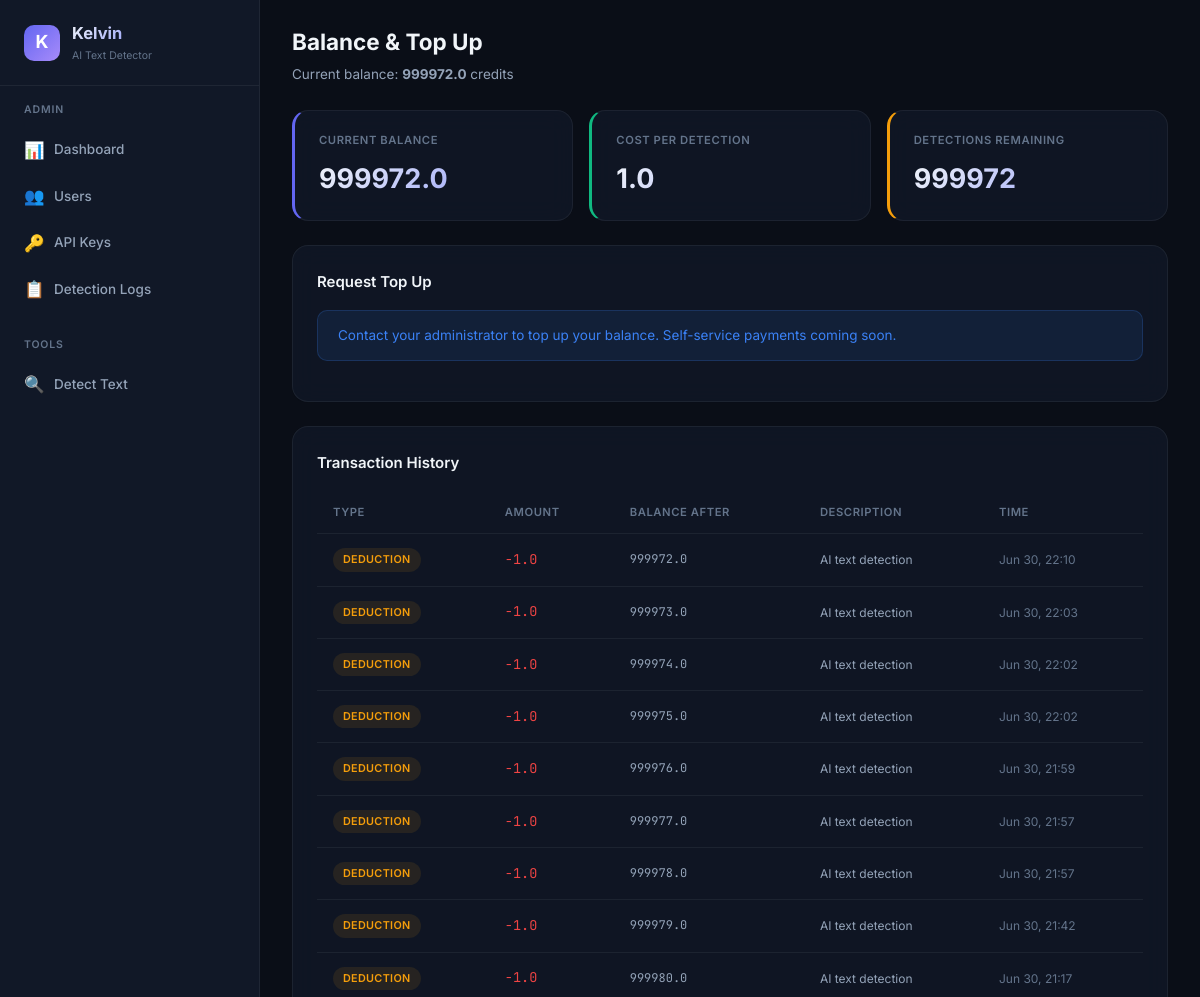
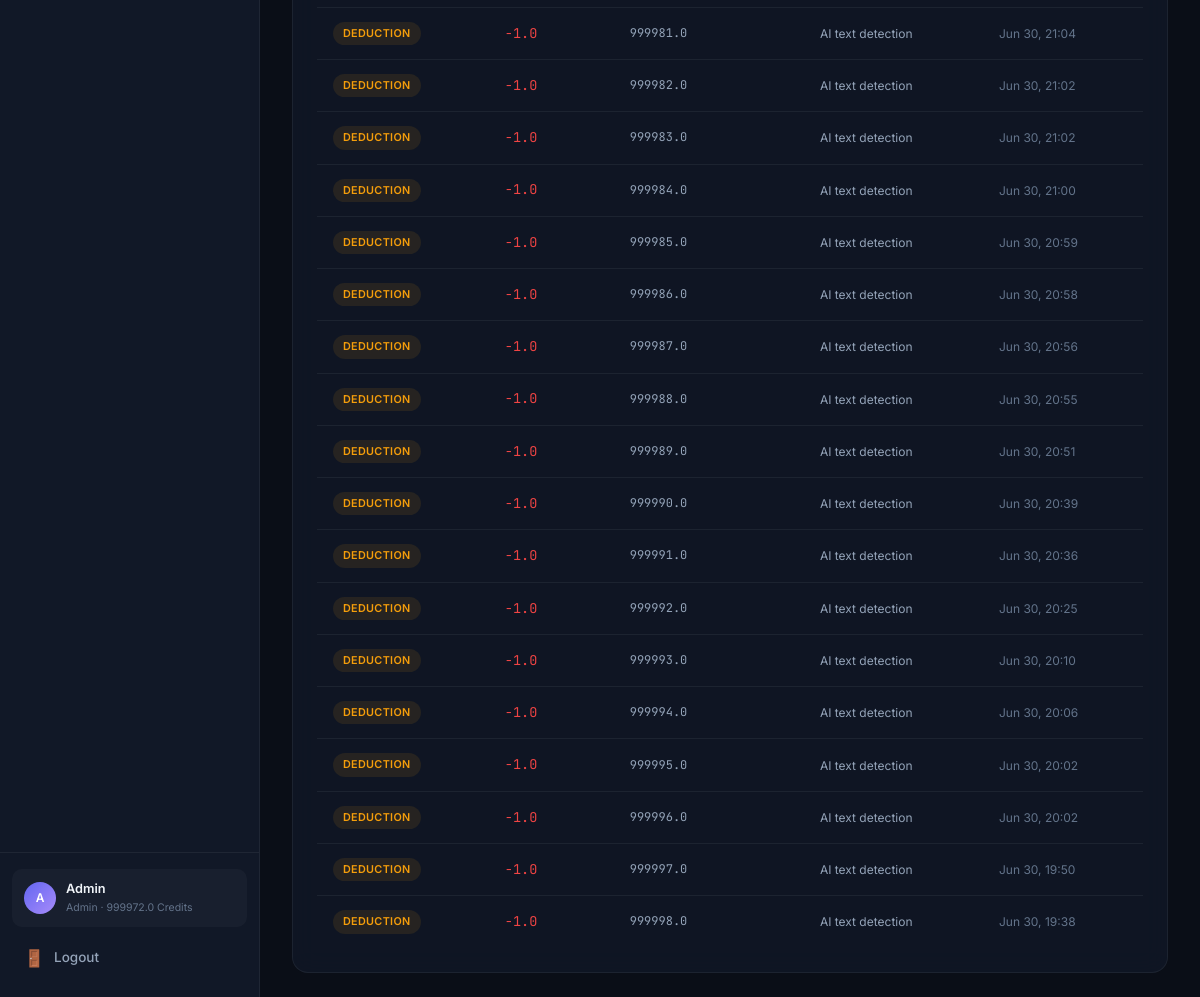
/dashboard/topup (signed in), run on the app's committed database (2 pictures, top to bottom).
### database.py (models this page shows, shortened)
class User(Base):
    __tablename__ = "users"
    id = Column(Integer, primary_key=True, autoincrement=True)
    email = Column(String(255), unique=True, nullable=False, index=True)
    password_hash = Column(String(255), nullable=False)
    display_name = Column(String(100), nullable=False)
    role = Column(String(20), nullable=False, default="user")  # "admin" or "user"
    balance = Column(Float, nullable=False, default=100.0)
    is_active = Column(Boolean, nullable=False, default=True)
    created_at = Column(DateTime, nullable=False, default=datetime.utcnow)
    api_keys = relationship("APIKeyRecord", back_populates="user", lazy="dynamic")
    detection_logs = relationship("DetectionLog", back_populates="user", lazy="dynamic")
    transactions = relationship("BalanceTransaction", back_populates="user", lazy="dynamic")

class BalanceTransaction(Base):
    __tablename__ = "balance_transactions"
    id = Column(Integer, primary_key=True, autoincrement=True)
    user_id = Column(Integer, ForeignKey("users.id"), nullable=False, index=True)
    amount = Column(Float, nullable=False)  # positive = credit, negative = debit
    type = Column(String(20), nullable=False)  # "topup", "deduction", "refund", "signup_bonus"
    description = Column(String(255), nullable=True)
    balance_after = Column(Float, nullable=True)
    created_at = Column(DateTime, nullable=False, default=datetime.utcnow)
    user = relationship("User", back_populates="transactions")

### detect-ai.py (the view)
@app.get("/dashboard/topup", response_class=HTMLResponse)
async def user_topup_page(request: Request, db: Session = Depends(get_db_session)):
    user = _require_web_user(request, db)
    transactions = db.query(BalanceTransaction).filter(BalanceTransaction.user_id == user.id).order_by(desc(BalanceTransaction.created_at)).limit(50).all()
    return _render(request, db, "user/topup.html", transactions=transactions)

### templates/user/topup.html (shortened to what this page needs)
{% extends "base.html" %}
{% set active_page = 'user-topup' %}
{% block page_header %}
<div class="page-header">
    <h2>Balance & Top Up</h2>
    <p>Current balance: <strong>{{ user.balance | round(1) }}</strong> credits</p>
</div>
{% endblock %}
{% block content %}
<div class="stats-grid">
    <div class="stat-card accent">
        <div class="stat-label">Current Balance</div>
        <div class="stat-value">{{ user.balance | round(1) }}</div>
    </div>
    <div class="stat-card green">
        <div class="stat-label">Cost Per Detection</div>
        <div class="stat-value">1.0</div>
    </div>
    <div class="stat-card yellow">
        <div class="stat-label">Detections Remaining</div>
        <div class="stat-value">{{ user.balance | int }}</div>
    </div>
</div>
<div class="card mb-24">
    <div class="card-header">
        <h3>Request Top Up</h3>
    </div>
    <div class="alert alert-info">
        Contact your administrator to top up your balance. Self-service payments coming soon.
    </div>
</div>
<div class="card">
    <div class="card-header">
        <h3>Transaction History</h3>
    </div>
    {% if transactions %}
    <div class="table-container">
        <table>
            <thead>
                <tr>
                    <th>Type</th>
                    <th>Amount</th>
                    <th>Balance After</th>
                    <th>Description</th>
                    <th>Time</th>
                </tr>
            </thead>
            <tbody>
                {% for tx in transactions %}
                <tr>
                    <td>
                        {% if tx.type == 'topup' or tx.type == 'signup_bonus' %}
                        <span class="badge badge-green">{{ tx.type }}</span>
                        {% elif tx.type == 'deduction' %}
                        <span class="badge badge-yellow">deduction</span>
                        {% elif tx.type == 'refund' %}
                        <span class="badge badge-blue">refund</span>
                        {% else %}
                        <span class="badge badge-muted">{{ tx.type }}</span>
                        {% endif %}
                    </td>
                    <td class="text-mono {% if tx.amount > 0 %}text-green{% else %}text-red{% endif %}">
                        {{ '+' if tx.amount > 0 else '' }}{{ tx.amount | round(1) }}
                    </td>
                    <td class="text-mono text-sm">{{ tx.balance_after | round(1) if tx.balance_after else '—' }}</td>
                    <td class="text-sm">{{ tx.description or '—' }}</td>
                    <td class="text-sm text-muted">{{ tx.created_at.strftime('%b %d, %H:%M') if tx.created_at else '—' }}</td>
                </tr>
                {% endfor %}
            </tbody>
        </table>
    </div>
    {% else %}
    <div class="empty-state">
        <div class="empty-icon">💰</div>
        <h3>No transactions yet</h3>
    </div>
    {% endif %}
</div>
{% endblock %}

### templates/base.html (shortened to what this page needs)
<!DOCTYPE html>
<html lang="en">
<head>
    <link rel="stylesheet" href="/static/css/style.css?v=6">
</head>
<body>
    {% block body %}
    <div class="app-layout">
        <aside class="sidebar">
            <div class="sidebar-brand">
                <div class="brand-icon">K</div>
                <div>
                    <h1>Kelvin</h1>
                    <div class="brand-version">AI Text Detector</div>
                </div>
            </div>
            <nav class="sidebar-nav">
                {% if user and user.role == 'admin' %}
                <div class="nav-section">
                    <div class="nav-section-title">Admin</div>
                    <a href="/admin/dashboard" class="nav-link {% if active_page == 'admin-dashboard' %}active{% endif %}">
                        <span class="nav-icon">📊</span> Dashboard
                    </a>
                    <a href="/admin/users" class="nav-link {% if active_page == 'admin-users' %}active{% endif %}">
                        <span class="nav-icon">👥</span> Users
                    </a>
                    <a href="/admin/keys" class="nav-link {% if active_page == 'admin-keys' %}active{% endif %}">
                        <span class="nav-icon">🔑</span> API Keys
                    </a>
                    <a href="/admin/logs" class="nav-link {% if active_page == 'admin-logs' %}active{% endif %}">
                        <span class="nav-icon">📋</span> Detection Logs
                    </a>
                </div>
                <div class="nav-section">
                    <div class="nav-section-title">Tools</div>
                    <a href="/dashboard/detect" class="nav-link {% if active_page == 'detect' %}active{% endif %}">
                        <span class="nav-icon">🔍</span> Detect Text
                    </a>
                </div>
                {% endif %}
            </nav>
            {% if user %}
            <div class="sidebar-footer">
                <div class="sidebar-user">
                    <div class="user-avatar">{{ user.display_name[0] | upper }}</div>
                    <div class="user-info">
                        <div class="user-name">{{ user.display_name }}</div>
                        <div class="user-role">{{ user.role }} · {{ user.balance | round(1) }} credits</div>
                    </div>
                </div>
                <a href="/logout" class="nav-link" style="margin-top: 8px;">
                    <span class="nav-icon">🚪</span> Logout
                </a>
            </div>
            {% endif %}
        </aside>
        <main class="main-content">
            {% block page_header %}{% endblock %}
            <div class="page-body">
                {% block content %}{% endblock %}
            </div>
        </main>
    </div>
    {% endblock %}
</body>
</html>

### data on the page
User: display_name "A", display_name "Admin", role "Admin", balance "999972.0", balance "999972"
BalanceTransaction: type "DEDUCTION", amount "-1.0", balance_after "999972.0", description "AI text detection", created_at "Jun 30, 22:10"
BalanceTransaction: type "DEDUCTION", amount "-1.0", balance_after "999973.0", description "AI text detection", created_at "Jun 30, 22:03"
BalanceTransaction: type "DEDUCTION", amount "-1.0", balance_after "999974.0", description "AI text detection", created_at "Jun 30, 22:02"
BalanceTransaction: type "DEDUCTION", amount "-1.0", balance_after "999975.0", description "AI text detection", created_at "Jun 30, 22:02"
BalanceTransaction: type "DEDUCTION", amount "-1.0", balance_after "999976.0", description "AI text detection", created_at "Jun 30, 21:59"
BalanceTransaction: type "DEDUCTION", amount "-1.0", balance_after "999977.0", description "AI text detection", created_at "Jun 30, 21:57"
BalanceTransaction: type "DEDUCTION", amount "-1.0", balance_after "999978.0", description "AI text detection", created_at "Jun 30, 21:57"
BalanceTransaction: type "DEDUCTION", amount "-1.0", balance_after "999979.0", description "AI text detection", created_at "Jun 30, 21:42"
BalanceTransaction: type "DEDUCTION", amount "-1.0", balance_after "999980.0", description "AI text detection", created_at "Jun 30, 21:17"
BalanceTransaction: type "DEDUCTION", amount "-1.0", balance_after "999981.0", description "AI text detection", created_at "Jun 30, 21:04"
BalanceTransaction: type "DEDUCTION", amount "-1.0", balance_after "999982.0", description "AI text detection", created_at "Jun 30, 21:02"
BalanceTransaction: type "DEDUCTION", amount "-1.0", balance_after "999983.0", description "AI text detection", created_at "Jun 30, 21:02"
BalanceTransaction: type "DEDUCTION", amount "-1.0", balance_after "999984.0", description "AI text detection", created_at "Jun 30, 21:00"
BalanceTransaction: type "DEDUCTION", amount "-1.0", balance_after "999985.0", description "AI text detection", created_at "Jun 30, 20:59"
BalanceTransaction: type "DEDUCTION", amount "-1.0", balance_after "999986.0", description "AI text detection", created_at "Jun 30, 20:58"
BalanceTransaction: type "DEDUCTION", amount "-1.0", balance_after "999987.0", description "AI text detection", created_at "Jun 30, 20:56"
BalanceTransaction: type "DEDUCTION", amount "-1.0", balance_after "999988.0", description "AI text detection", created_at "Jun 30, 20:55"
BalanceTransaction: type "DEDUCTION", amount "-1.0", balance_after "999989.0", description "AI text detection", created_at "Jun 30, 20:51"
BalanceTransaction: type "DEDUCTION", amount "-1.0", balance_after "999990.0", description "AI text detection", created_at "Jun 30, 20:39"
BalanceTransaction: type "DEDUCTION", amount "-1.0", balance_after "999991.0", description "AI text detection", created_at "Jun 30, 20:36"
BalanceTransaction: type "DEDUCTION", amount "-1.0", balance_after "999992.0", description "AI text detection", created_at "Jun 30, 20:25"
BalanceTransaction: type "DEDUCTION", amount "-1.0", balance_after "999993.0", description "AI text detection", created_at "Jun 30, 20:10"
BalanceTransaction: type "DEDUCTION", amount "-1.0", balance_after "999994.0", description "AI text detection", created_at "Jun 30, 20:06"
BalanceTransaction: type "DEDUCTION", amount "-1.0", balance_after "999995.0", description "AI text detection", created_at "Jun 30, 20:02"
BalanceTransaction: type "DEDUCTION", amount "-1.0", balance_after "999996.0", description "AI text detection", created_at "Jun 30, 20:02"
BalanceTransaction: type "DEDUCTION", amount "-1.0", balance_after "999997.0", description "AI text detection", created_at "Jun 30, 19:50"
BalanceTransaction: type "DEDUCTION", amount "-1.0", balance_after "999998.0", description "AI text detection", created_at "Jun 30, 19:38"
